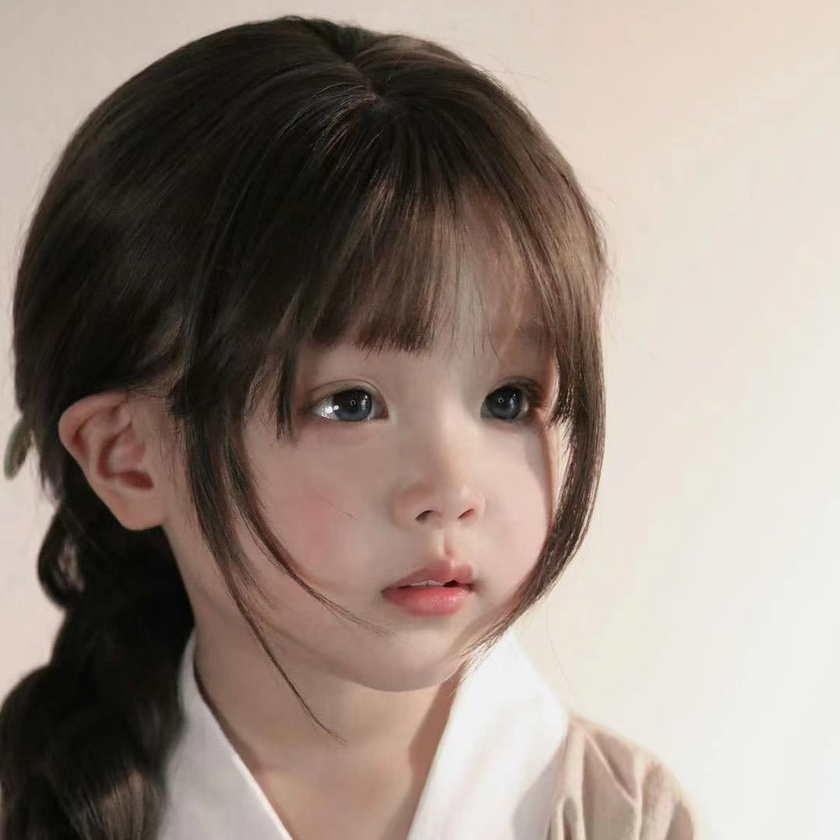
%> input picture Homework2/lovely.jpg, 840 x 840 px, shrunk from 1078 x 1078 before the run
$ octave SVD_1.m   (GNU Octave 9; MATLAB toolbox functions it lacks are replaced by stand-ins)
%> lines starting %> are read from the running program, lines starting %| are printed output that depends on the picture
a=imread('lovely.jpg'); % 读取名为'Cat.jpg'的图像文件，并将其存储在变量a中
%> a is the input picture: size 840x840x3 uint8; mean R, G, B 149.8, 136.2, 127.1

k=10; % 设置奇异值的数量，这将决定压缩后的图像质量

[~,~,dim] = size(a); % 获取图像的维度
%> dim = 3

if dim>1
a=rgb2gray(a); % 如果图像是彩色的（即维度大于1），则将其转换为灰度图像
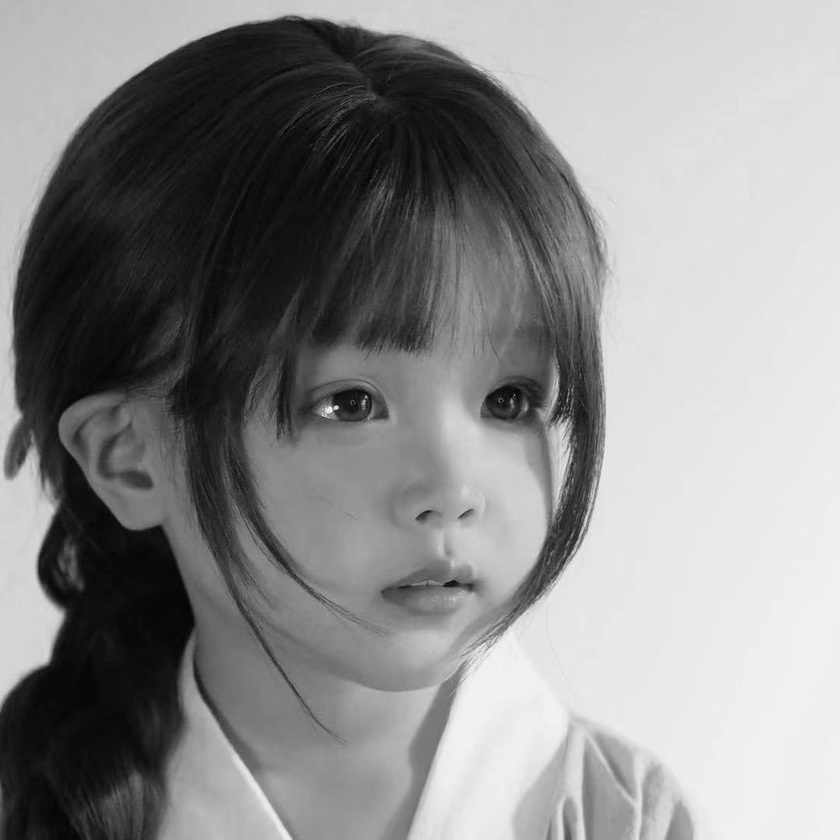
%> a: size 840x840 uint8; min 0, max 251, mean 139.2
end

imshow(a); % 显示原始图像
title('原图') ; % 设置图像标题为'原图'

a=double(a); % 将图像数据转换为双精度数据，以进行数学运算
%> a: size 840x840 double
r=rank(a); % 计算图像的秩
%> r = 840
[u,s,v]=svd(a); % 对图像进行奇异值分解

u1=u(:,1:k); % 获取前k个左奇异向量
v1=v(:,1:k); % 获取前k个右奇异向量
ss=diag(s); % 获取奇异值向量
%> ss = 840 values, max 130064.2 at index 1, min 0.00422 at index 840, mean 423.9
sss=ss(1:k); % 获取前k个奇异值
%> sss = [130064.2; 26999; 18244.3; 13825.7; 11187.3; 7931; 6641.7; 5978; 5522.7; 4809.6]
s1=diag(sss); % 将前k个奇异值转换为对角矩阵

re=u1*s1*v1'; % 通过前k个奇异值和对应的左右奇异向量重构图像

re=uint8(re); % 将重构后的图像数据转换为8位无符号整数，以便于显示和保存
figure; % 创建新的图像窗口
imshow(re); % 显示压缩后的图像
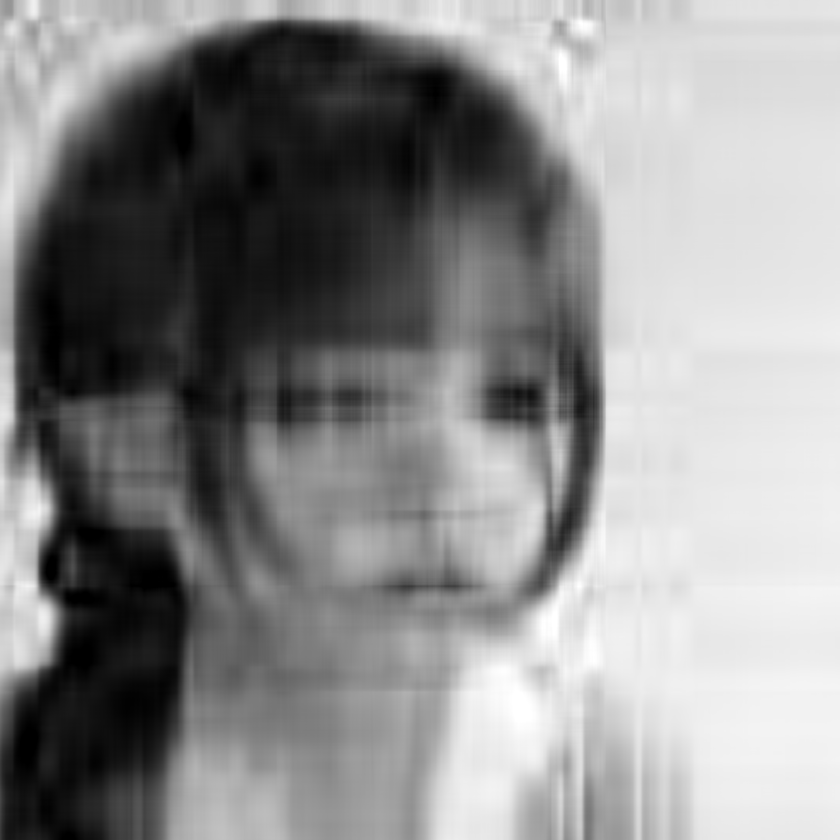
%> displayed picture: size 840x840, on the screen's scale of 0 to 255; min 0, max 255, mean 139.2
title(['图像压缩后，k=',num2str(k)]) ; % 设置图像标题，显示压缩后的奇异值数量

filename = ['lovely_k=', num2str(k), '.jpg']; % 生成与k值相关的文件名
imwrite(re, filename); % 将压缩后的图像保存为生成的文件名

$ run again, with Homework2/ikun.jpg copied over Homework2/lovely.jpg
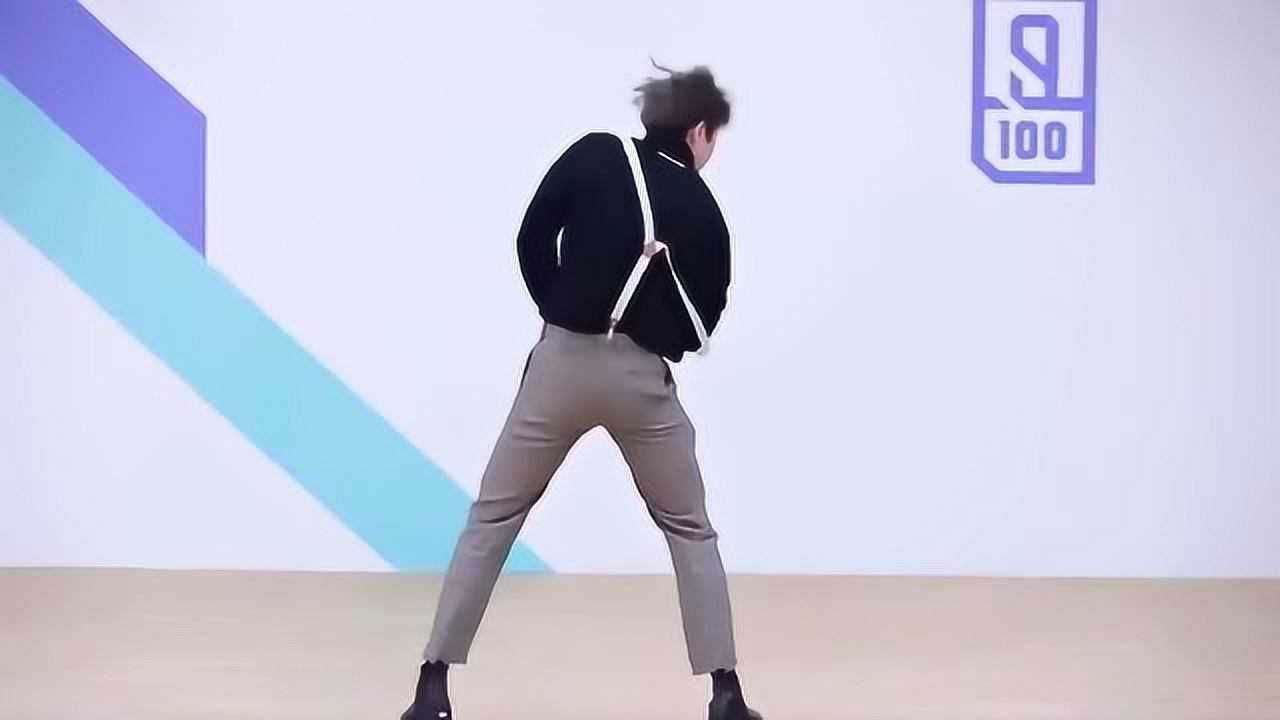
%> input picture Homework2/ikun.jpg, 1280 x 720 px
%> a is the input picture: size 720x1280x3 uint8; mean R, G, B 199.2, 201.7, 219.8
%> `a=rgb2gray(a);`:
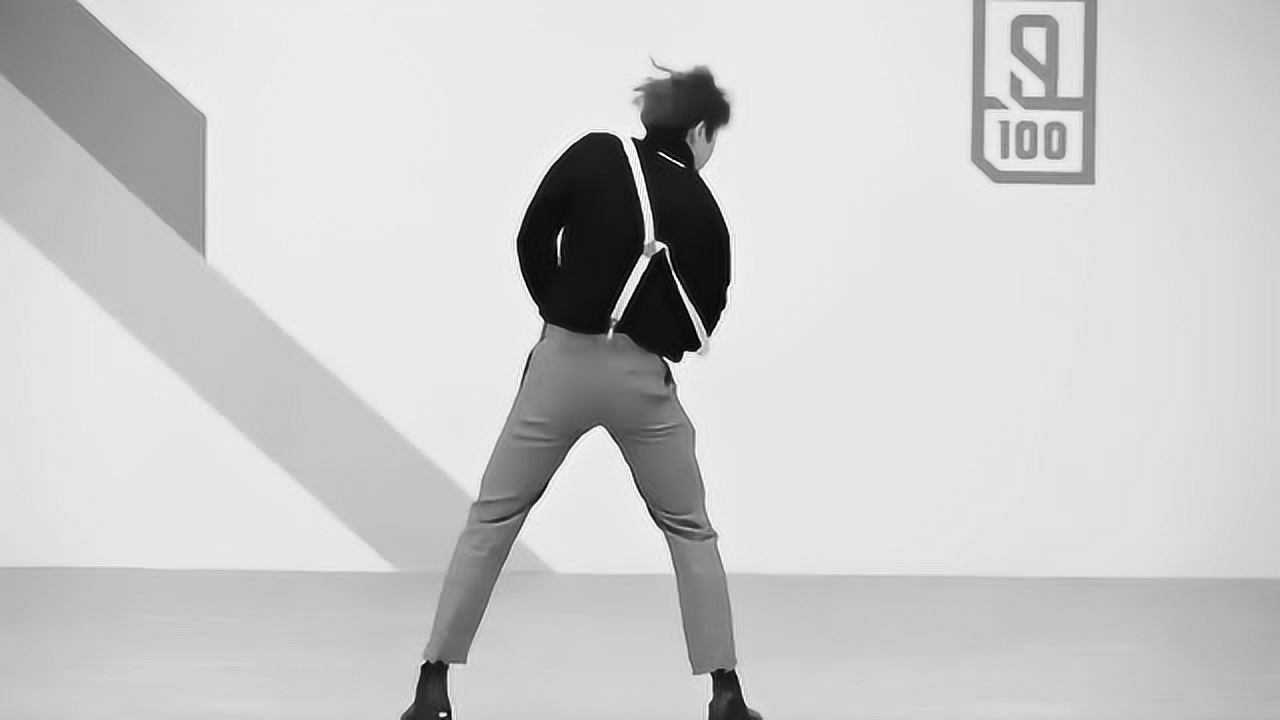
%> a: size 720x1280 uint8; min 1, max 254, mean 203.1
%> r = 720
%> ss = 720 values, max 196839.7 at index 1, min 0.304 at index 720, mean 586.2
%> sss = [196839.7; 26096.2; 13943.6; 11340.6; 10240.6; 7985.5; 6813.5; 5444.5; 5028.3; 4425.5]
%> `imshow(re);`:
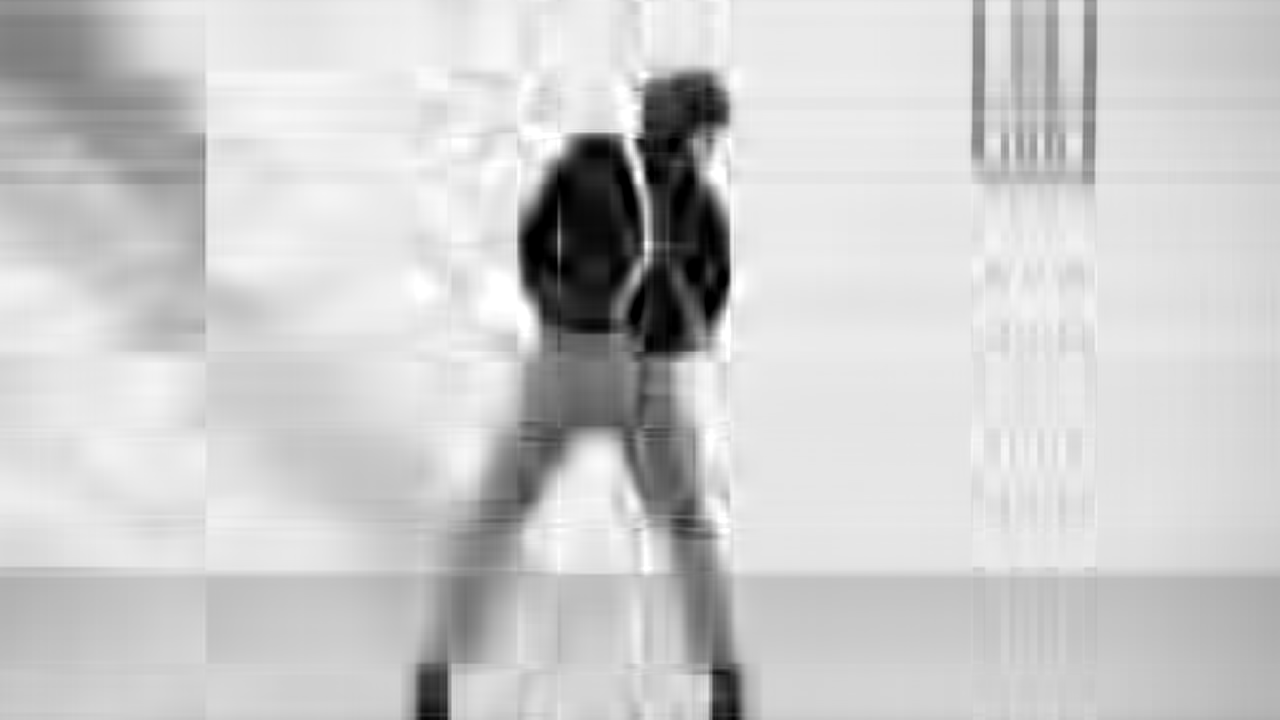
%> displayed picture: size 720x1280, on the screen's scale of 0 to 255; min 0, max 255, mean 203.1
